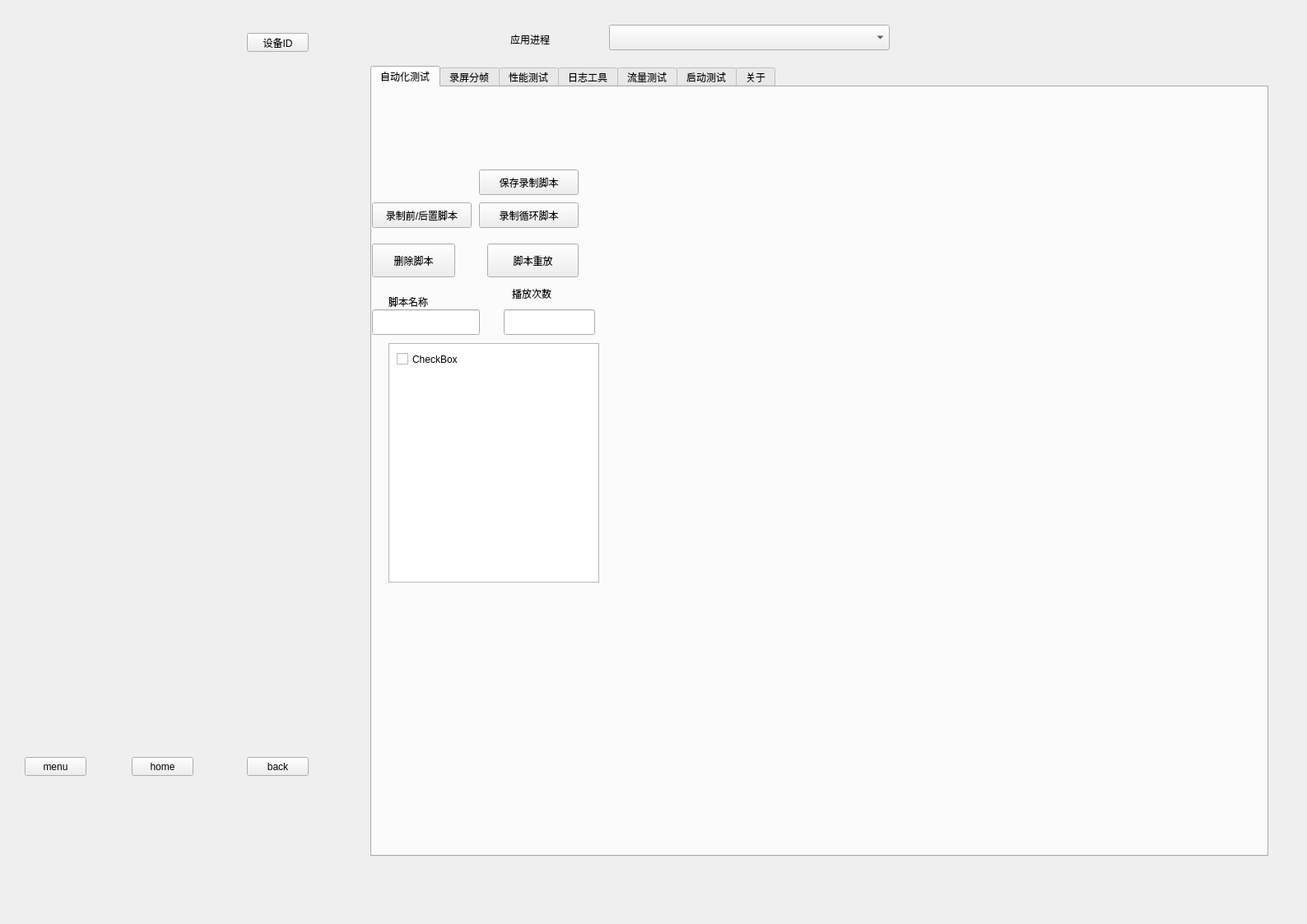
<?xml version="1.0" encoding="UTF-8"?>
<ui version="4.0">
 <class>Form</class>
 <widget class="QWidget" name="Form">
  <property name="geometry">
   <rect>
    <x>0</x>
    <y>0</y>
    <width>1588</width>
    <height>1123</height>
   </rect>
  </property>
  <property name="windowTitle">
   <string>Form</string>
  </property>
  <widget class="QTabWidget" name="tabWidget1">
   <property name="geometry">
    <rect>
     <x>450</x>
     <y>80</y>
     <width>1091</width>
     <height>961</height>
    </rect>
   </property>
   <property name="currentIndex">
    <number>0</number>
   </property>
   <widget class="QWidget" name="tab_6">
    <attribute name="title">
     <string>自动化测试</string>
    </attribute>
    <widget class="QWidget" name="horizontalLayoutWidget_2">
     <property name="geometry">
      <rect>
       <x>320</x>
       <y>130</y>
       <width>721</width>
       <height>331</height>
      </rect>
     </property>
     <layout class="QHBoxLayout" name="cpus_layout"/>
    </widget>
    <widget class="QWidget" name="horizontalLayoutWidget_3">
     <property name="geometry">
      <rect>
       <x>320</x>
       <y>530</y>
       <width>711</width>
       <height>361</height>
      </rect>
     </property>
     <layout class="QHBoxLayout" name="mems_layout"/>
    </widget>
    <widget class="QPushButton" name="start_script_auto">
     <property name="geometry">
      <rect>
       <x>140</x>
       <y>190</y>
       <width>111</width>
       <height>41</height>
      </rect>
     </property>
     <property name="text">
      <string>脚本重放</string>
     </property>
    </widget>
    <widget class="QPushButton" name="retry_script_first">
     <property name="geometry">
      <rect>
       <x>0</x>
       <y>140</y>
       <width>121</width>
       <height>31</height>
      </rect>
     </property>
     <property name="text">
      <string>录制前/后置脚本</string>
     </property>
    </widget>
    <widget class="QPushButton" name="retry_script_cycle">
     <property name="geometry">
      <rect>
       <x>130</x>
       <y>140</y>
       <width>121</width>
       <height>31</height>
      </rect>
     </property>
     <property name="text">
      <string>录制循环脚本</string>
     </property>
    </widget>
    <widget class="QPushButton" name="retry_script_save">
     <property name="geometry">
      <rect>
       <x>130</x>
       <y>100</y>
       <width>121</width>
       <height>31</height>
      </rect>
     </property>
     <property name="text">
      <string>保存录制脚本</string>
     </property>
    </widget>
    <widget class="QPushButton" name="delete_auto_script">
     <property name="geometry">
      <rect>
       <x>0</x>
       <y>190</y>
       <width>101</width>
       <height>41</height>
      </rect>
     </property>
     <property name="text">
      <string>删除脚本</string>
     </property>
    </widget>
    <widget class="QLabel" name="label_15">
     <property name="geometry">
      <rect>
       <x>20</x>
       <y>250</y>
       <width>81</width>
       <height>21</height>
      </rect>
     </property>
     <property name="text">
      <string>脚本名称</string>
     </property>
    </widget>
    <widget class="QLabel" name="label_16">
     <property name="geometry">
      <rect>
       <x>170</x>
       <y>240</y>
       <width>81</width>
       <height>21</height>
      </rect>
     </property>
     <property name="text">
      <string>播放次数</string>
     </property>
    </widget>
    <widget class="QListWidget" name="retry_script_list">
     <property name="geometry">
      <rect>
       <x>20</x>
       <y>311</y>
       <width>256</width>
       <height>291</height>
      </rect>
     </property>
    </widget>
    <widget class="QCheckBox" name="checkBox">
     <property name="geometry">
      <rect>
       <x>30</x>
       <y>320</y>
       <width>101</width>
       <height>21</height>
      </rect>
     </property>
     <property name="text">
      <string>CheckBox</string>
     </property>
    </widget>
    <widget class="QLineEdit" name="retry_script_name">
     <property name="geometry">
      <rect>
       <x>0</x>
       <y>270</y>
       <width>131</width>
       <height>31</height>
      </rect>
     </property>
    </widget>
    <widget class="QLineEdit" name="retry_script_time">
     <property name="geometry">
      <rect>
       <x>160</x>
       <y>270</y>
       <width>111</width>
       <height>31</height>
      </rect>
     </property>
    </widget>
   </widget>
   <widget class="QWidget" name="tab_4">
    <attribute name="title">
     <string>录屏分帧</string>
    </attribute>
    <widget class="QPushButton" name="lp_start">
     <property name="geometry">
      <rect>
       <x>320</x>
       <y>40</y>
       <width>101</width>
       <height>31</height>
      </rect>
     </property>
     <property name="text">
      <string>录制视频</string>
     </property>
    </widget>
    <widget class="QLineEdit" name="lp_max_time">
     <property name="geometry">
      <rect>
       <x>160</x>
       <y>40</y>
       <width>141</width>
       <height>31</height>
      </rect>
     </property>
    </widget>
    <widget class="QLabel" name="label_6">
     <property name="geometry">
      <rect>
       <x>60</x>
       <y>50</y>
       <width>91</width>
       <height>16</height>
      </rect>
     </property>
     <property name="text">
      <string>录制最大时长</string>
     </property>
    </widget>
    <widget class="QLabel" name="label_7">
     <property name="geometry">
      <rect>
       <x>60</x>
       <y>100</y>
       <width>101</width>
       <height>16</height>
      </rect>
     </property>
     <property name="text">
      <string>分帧视频目录</string>
     </property>
    </widget>
    <widget class="QLineEdit" name="lp_video_file_path">
     <property name="geometry">
      <rect>
       <x>160</x>
       <y>90</y>
       <width>331</width>
       <height>31</height>
      </rect>
     </property>
    </widget>
    <widget class="QPushButton" name="lp_choice_video">
     <property name="geometry">
      <rect>
       <x>520</x>
       <y>90</y>
       <width>101</width>
       <height>31</height>
      </rect>
     </property>
     <property name="text">
      <string>手动选择</string>
     </property>
    </widget>
    <widget class="QLabel" name="label_9">
     <property name="geometry">
      <rect>
       <x>60</x>
       <y>170</y>
       <width>101</width>
       <height>16</height>
      </rect>
     </property>
     <property name="text">
      <string>分帧图片</string>
     </property>
    </widget>
    <widget class="QScrollArea" name="lp_pictures">
     <property name="geometry">
      <rect>
       <x>70</x>
       <y>200</y>
       <width>841</width>
       <height>681</height>
      </rect>
     </property>
     <property name="widgetResizable">
      <bool>true</bool>
     </property>
     <widget class="QWidget" name="scrollAreaWidgetContents">
      <property name="geometry">
       <rect>
        <x>0</x>
        <y>0</y>
        <width>839</width>
        <height>679</height>
       </rect>
      </property>
     </widget>
    </widget>
    <widget class="QPushButton" name="lp_start_clive_video">
     <property name="geometry">
      <rect>
       <x>640</x>
       <y>90</y>
       <width>101</width>
       <height>31</height>
      </rect>
     </property>
     <property name="text">
      <string>开始分割</string>
     </property>
    </widget>
   </widget>
   <widget class="QWidget" name="tab">
    <attribute name="title">
     <string>性能测试</string>
    </attribute>
    <widget class="QWidget" name="horizontalLayoutWidget">
     <property name="geometry">
      <rect>
       <x>80</x>
       <y>50</y>
       <width>801</width>
       <height>261</height>
      </rect>
     </property>
     <layout class="QHBoxLayout" name="fps_layout"/>
    </widget>
    <widget class="QPushButton" name="performance_start_fps_test">
     <property name="geometry">
      <rect>
       <x>910</x>
       <y>120</y>
       <width>101</width>
       <height>31</height>
      </rect>
     </property>
     <property name="text">
      <string>获取FPS数据</string>
     </property>
    </widget>
    <widget class="QWidget" name="horizontalLayoutWidget_4">
     <property name="geometry">
      <rect>
       <x>80</x>
       <y>330</y>
       <width>801</width>
       <height>281</height>
      </rect>
     </property>
     <layout class="QHBoxLayout" name="cpu_layout"/>
    </widget>
    <widget class="QWidget" name="horizontalLayoutWidget_5">
     <property name="geometry">
      <rect>
       <x>80</x>
       <y>630</y>
       <width>801</width>
       <height>291</height>
      </rect>
     </property>
     <layout class="QHBoxLayout" name="mem_layout"/>
    </widget>
    <widget class="QLabel" name="label_10">
     <property name="geometry">
      <rect>
       <x>400</x>
       <y>21</y>
       <width>71</width>
       <height>21</height>
      </rect>
     </property>
     <property name="text">
      <string>FPS数据</string>
     </property>
    </widget>
    <widget class="QLabel" name="label_11">
     <property name="geometry">
      <rect>
       <x>420</x>
       <y>310</y>
       <width>71</width>
       <height>21</height>
      </rect>
     </property>
     <property name="text">
      <string>CPU数据</string>
     </property>
    </widget>
    <widget class="QLabel" name="label_12">
     <property name="geometry">
      <rect>
       <x>420</x>
       <y>610</y>
       <width>71</width>
       <height>21</height>
      </rect>
     </property>
     <property name="text">
      <string>MEM数据</string>
     </property>
    </widget>
    <widget class="QPushButton" name="performance_start_cpu_test">
     <property name="geometry">
      <rect>
       <x>910</x>
       <y>450</y>
       <width>101</width>
       <height>31</height>
      </rect>
     </property>
     <property name="text">
      <string>获取CPU数据</string>
     </property>
    </widget>
    <widget class="QPushButton" name="performance_start_mem_test">
     <property name="geometry">
      <rect>
       <x>900</x>
       <y>760</y>
       <width>101</width>
       <height>31</height>
      </rect>
     </property>
     <property name="text">
      <string>获取内存数据</string>
     </property>
    </widget>
   </widget>
   <widget class="QWidget" name="tab_5">
    <attribute name="title">
     <string>日志工具</string>
    </attribute>
    <widget class="QRadioButton" name="radioButton">
     <property name="geometry">
      <rect>
       <x>40</x>
       <y>40</y>
       <width>100</width>
       <height>20</height>
      </rect>
     </property>
     <property name="text">
      <string>LogCat</string>
     </property>
    </widget>
    <widget class="QLabel" name="label_8">
     <property name="geometry">
      <rect>
       <x>59</x>
       <y>16</y>
       <width>101</width>
       <height>20</height>
      </rect>
     </property>
     <property name="text">
      <string>抓取log类型</string>
     </property>
    </widget>
    <widget class="QRadioButton" name="radioButton_2">
     <property name="geometry">
      <rect>
       <x>40</x>
       <y>60</y>
       <width>100</width>
       <height>20</height>
      </rect>
     </property>
     <property name="text">
      <string>ANR文件</string>
     </property>
    </widget>
    <widget class="QRadioButton" name="radioButton_3">
     <property name="geometry">
      <rect>
       <x>40</x>
       <y>80</y>
       <width>100</width>
       <height>20</height>
      </rect>
     </property>
     <property name="text">
      <string>DMESG日志</string>
     </property>
    </widget>
    <widget class="QRadioButton" name="radioButton_4">
     <property name="geometry">
      <rect>
       <x>40</x>
       <y>100</y>
       <width>111</width>
       <height>20</height>
      </rect>
     </property>
     <property name="text">
      <string>BugReport日志</string>
     </property>
    </widget>
    <widget class="QRadioButton" name="radioButton_5">
     <property name="geometry">
      <rect>
       <x>40</x>
       <y>120</y>
       <width>181</width>
       <height>20</height>
      </rect>
     </property>
     <property name="text">
      <string>只抓取最后一个缓存日志</string>
     </property>
    </widget>
    <widget class="QRadioButton" name="radioButton_6">
     <property name="geometry">
      <rect>
       <x>40</x>
       <y>140</y>
       <width>111</width>
       <height>20</height>
      </rect>
     </property>
     <property name="text">
      <string>导出手机文件</string>
     </property>
    </widget>
    <widget class="QPushButton" name="pushButton">
     <property name="geometry">
      <rect>
       <x>30</x>
       <y>170</y>
       <width>121</width>
       <height>32</height>
      </rect>
     </property>
     <property name="text">
      <string>自动抓取</string>
     </property>
    </widget>
    <widget class="QPushButton" name="pushButton_3">
     <property name="geometry">
      <rect>
       <x>30</x>
       <y>210</y>
       <width>121</width>
       <height>32</height>
      </rect>
     </property>
     <property name="text">
      <string>手动抓取</string>
     </property>
    </widget>
    <widget class="QPushButton" name="pushButton_4">
     <property name="geometry">
      <rect>
       <x>30</x>
       <y>250</y>
       <width>121</width>
       <height>32</height>
      </rect>
     </property>
     <property name="text">
      <string>抓取缓存日志</string>
     </property>
    </widget>
    <widget class="QPushButton" name="pushButton_5">
     <property name="geometry">
      <rect>
       <x>30</x>
       <y>290</y>
       <width>131</width>
       <height>32</height>
      </rect>
     </property>
     <property name="text">
      <string>打开日志保存目录</string>
     </property>
    </widget>
    <widget class="QTextEdit" name="show_log">
     <property name="geometry">
      <rect>
       <x>240</x>
       <y>90</y>
       <width>551</width>
       <height>491</height>
      </rect>
     </property>
    </widget>
    <widget class="QPushButton" name="start_get_Log">
     <property name="geometry">
      <rect>
       <x>340</x>
       <y>50</y>
       <width>113</width>
       <height>32</height>
      </rect>
     </property>
     <property name="text">
      <string>开始获取日志</string>
     </property>
    </widget>
    <widget class="QPushButton" name="stop_get_Log">
     <property name="geometry">
      <rect>
       <x>490</x>
       <y>50</y>
       <width>113</width>
       <height>32</height>
      </rect>
     </property>
     <property name="text">
      <string>停止获取日志</string>
     </property>
    </widget>
   </widget>
   <widget class="QWidget" name="tab_7">
    <attribute name="title">
     <string>流量测试</string>
    </attribute>
    <widget class="QWidget" name="horizontalLayoutWidget_6">
     <property name="geometry">
      <rect>
       <x>90</x>
       <y>180</y>
       <width>951</width>
       <height>261</height>
      </rect>
     </property>
     <layout class="QHBoxLayout" name="network_layout_down"/>
    </widget>
    <widget class="QWidget" name="horizontalLayoutWidget_7">
     <property name="geometry">
      <rect>
       <x>90</x>
       <y>480</y>
       <width>951</width>
       <height>261</height>
      </rect>
     </property>
     <layout class="QHBoxLayout" name="network_layout_up"/>
    </widget>
    <widget class="QLabel" name="label_13">
     <property name="geometry">
      <rect>
       <x>530</x>
       <y>140</y>
       <width>121</width>
       <height>16</height>
      </rect>
     </property>
     <property name="text">
      <string>流量速率-下载</string>
     </property>
    </widget>
    <widget class="QPushButton" name="start_network_test">
     <property name="geometry">
      <rect>
       <x>490</x>
       <y>60</y>
       <width>191</width>
       <height>61</height>
      </rect>
     </property>
     <property name="text">
      <string>开始测试</string>
     </property>
    </widget>
    <widget class="QLabel" name="label_14">
     <property name="geometry">
      <rect>
       <x>510</x>
       <y>450</y>
       <width>121</width>
       <height>16</height>
      </rect>
     </property>
     <property name="text">
      <string>流量速率-上传</string>
     </property>
    </widget>
    <widget class="QComboBox" name="network_select">
     <property name="geometry">
      <rect>
       <x>350</x>
       <y>70</y>
       <width>101</width>
       <height>41</height>
      </rect>
     </property>
     <item>
      <property name="text">
       <string>WLAN</string>
      </property>
     </item>
     <item>
      <property name="text">
       <string>4G</string>
      </property>
     </item>
    </widget>
   </widget>
   <widget class="QWidget" name="tab_2">
    <attribute name="title">
     <string>启动测试</string>
    </attribute>
    <widget class="QLabel" name="label">
     <property name="geometry">
      <rect>
       <x>30</x>
       <y>40</y>
       <width>151</width>
       <height>21</height>
      </rect>
     </property>
     <property name="text">
      <string>输入启动activity</string>
     </property>
    </widget>
    <widget class="QLineEdit" name="start_input_activity">
     <property name="geometry">
      <rect>
       <x>190</x>
       <y>30</y>
       <width>311</width>
       <height>31</height>
      </rect>
     </property>
    </widget>
    <widget class="QPushButton" name="start_get_current_activity">
     <property name="geometry">
      <rect>
       <x>520</x>
       <y>30</y>
       <width>131</width>
       <height>31</height>
      </rect>
     </property>
     <property name="text">
      <string>获取当前activity</string>
     </property>
    </widget>
    <widget class="QPushButton" name="start_get_start_activity">
     <property name="geometry">
      <rect>
       <x>670</x>
       <y>30</y>
       <width>141</width>
       <height>31</height>
      </rect>
     </property>
     <property name="text">
      <string>获取启动activity</string>
     </property>
    </widget>
    <widget class="QRadioButton" name="page2_is_first">
     <property name="geometry">
      <rect>
       <x>80</x>
       <y>90</y>
       <width>100</width>
       <height>20</height>
      </rect>
     </property>
     <property name="text">
      <string>首次启动</string>
     </property>
    </widget>
    <widget class="QRadioButton" name="page2_second">
     <property name="geometry">
      <rect>
       <x>180</x>
       <y>90</y>
       <width>100</width>
       <height>20</height>
      </rect>
     </property>
     <property name="text">
      <string>二次启动</string>
     </property>
    </widget>
    <widget class="QLabel" name="label_2">
     <property name="geometry">
      <rect>
       <x>270</x>
       <y>90</y>
       <width>61</width>
       <height>21</height>
      </rect>
     </property>
     <property name="text">
      <string>测试次数</string>
     </property>
    </widget>
    <widget class="QLineEdit" name="start_test_num">
     <property name="geometry">
      <rect>
       <x>340</x>
       <y>90</y>
       <width>111</width>
       <height>21</height>
      </rect>
     </property>
    </widget>
    <widget class="QPushButton" name="start_time_test">
     <property name="geometry">
      <rect>
       <x>490</x>
       <y>80</y>
       <width>121</width>
       <height>41</height>
      </rect>
     </property>
     <property name="text">
      <string>开始测试</string>
     </property>
    </widget>
    <widget class="QLabel" name="page2_show_result">
     <property name="geometry">
      <rect>
       <x>70</x>
       <y>160</y>
       <width>511</width>
       <height>441</height>
      </rect>
     </property>
     <property name="text">
      <string/>
     </property>
    </widget>
    <widget class="QLabel" name="label_4">
     <property name="geometry">
      <rect>
       <x>60</x>
       <y>170</y>
       <width>551</width>
       <height>301</height>
      </rect>
     </property>
     <property name="text">
      <string/>
     </property>
    </widget>
   </widget>
   <widget class="QWidget" name="tab_3">
    <attribute name="title">
     <string>关于</string>
    </attribute>
    <layout class="QFormLayout" name="formLayout">
     <item row="0" column="0">
      <layout class="QHBoxLayout" name="horizontalLayout_2"/>
     </item>
     <item row="0" column="1">
      <widget class="QLabel" name="label_3">
       <property name="text">
        <string>                                                仿写xx测试工具</string>
       </property>
       <property name="textFormat">
        <enum>Qt::PlainText</enum>
       </property>
      </widget>
     </item>
    </layout>
   </widget>
  </widget>
  <widget class="QLabel" name="label_5">
   <property name="geometry">
    <rect>
     <x>620</x>
     <y>40</y>
     <width>91</width>
     <height>16</height>
    </rect>
   </property>
   <property name="text">
    <string>应用进程</string>
   </property>
  </widget>
  <widget class="QLabel" name="device_id">
   <property name="geometry">
    <rect>
     <x>460</x>
     <y>40</y>
     <width>131</width>
     <height>21</height>
    </rect>
   </property>
   <property name="text">
    <string/>
   </property>
  </widget>
  <widget class="QPushButton" name="pushButton_2">
   <property name="geometry">
    <rect>
     <x>300</x>
     <y>40</y>
     <width>75</width>
     <height>23</height>
    </rect>
   </property>
   <property name="text">
    <string>设备ID</string>
   </property>
  </widget>
  <widget class="QComboBox" name="device_app_list">
   <property name="geometry">
    <rect>
     <x>740</x>
     <y>30</y>
     <width>341</width>
     <height>31</height>
    </rect>
   </property>
  </widget>
  <widget class="QLabel" name="phone_show">
   <property name="geometry">
    <rect>
     <x>30</x>
     <y>120</y>
     <width>341</width>
     <height>771</height>
    </rect>
   </property>
   <property name="text">
    <string/>
   </property>
  </widget>
  <widget class="QPushButton" name="phone_menu">
   <property name="geometry">
    <rect>
     <x>30</x>
     <y>920</y>
     <width>75</width>
     <height>23</height>
    </rect>
   </property>
   <property name="text">
    <string>menu</string>
   </property>
  </widget>
  <widget class="QPushButton" name="phone_home">
   <property name="geometry">
    <rect>
     <x>160</x>
     <y>920</y>
     <width>75</width>
     <height>23</height>
    </rect>
   </property>
   <property name="text">
    <string>home</string>
   </property>
  </widget>
  <widget class="QPushButton" name="phone_back">
   <property name="geometry">
    <rect>
     <x>300</x>
     <y>920</y>
     <width>75</width>
     <height>23</height>
    </rect>
   </property>
   <property name="text">
    <string>back</string>
   </property>
  </widget>
 </widget>
 <resources/>
 <connections>
  <connection>
   <sender>tabWidget1</sender>
   <signal>currentChanged(int)</signal>
   <receiver>tabWidget1</receiver>
   <slot>setCurrentIndex(int)</slot>
   <hints>
    <hint type="sourcelabel">
     <x>327</x>
     <y>293</y>
    </hint>
    <hint type="destinationlabel">
     <x>327</x>
     <y>293</y>
    </hint>
   </hints>
  </connection>
 </connections>
</ui>
